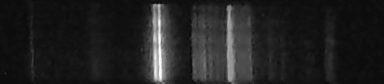
#> input picture shear.png, 384 x 84 px
$ python spectrumlib.py
#> lines starting #> are read from the running program, lines starting #| are printed output that depends on the picture
import numpy as np
import cv2
from matplotlib import pyplot as plt
import sys

def getSpectrum(filename):
#> called with filename = 'shear.png'
    img = cv2.imread(filename)
#> img is the input picture: shape (84, 384, 3); min 5, max 255, mean 33.5
    gray = cv2.cvtColor(img, cv2.COLOR_BGR2GRAY)
    spectrum = np.mean(gray, 0)
#> spectrum = 384 values, max 214.5 at index 159, min 13.7 at index 383, mean 33.52
    return spectrum


if __name__ == '__main__':
    if len(sys.argv) > 1:
        spectrum = getSpectrum(sys.argv[1])
    else:
        spectrum = getSpectrum('shear.png')
    plt.plot(spectrum)
    plt.show()
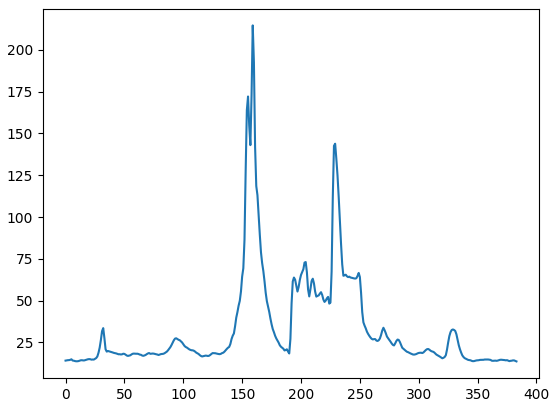
#> figure drawn by matplotlib, 1 panel; curve peaks at x = 159, y = 214.5

$ run again, with doublespectrum.png copied over shear.png
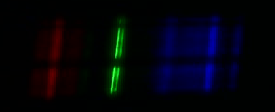
#> input picture doublespectrum.png, 275 x 112 px
#> in getSpectrum, img is the input picture: shape (112, 275, 3); mean B, G, R 11.6, 4, 2.9
#> in getSpectrum, `gray = cv2.cvtColor(img, cv2.COLOR_BGR2GRAY)`:
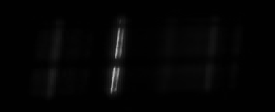
#> gray: shape (112, 275); min 1, max 187, mean 4.5
#> in getSpectrum, `spectrum = np.mean(gray, 0)`: spectrum = 275 values, max 48.74 at index 117, min 1 at index 0, mean 4.5
#> `plt.show()`:
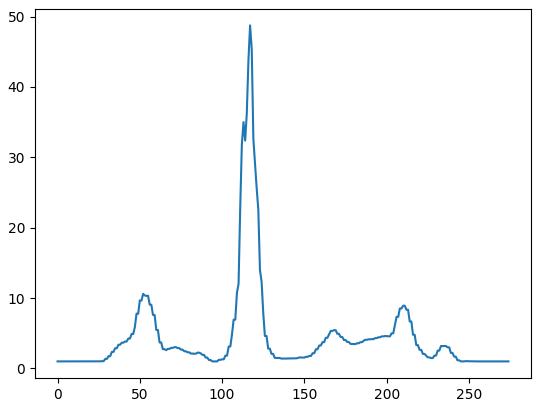
#> figure drawn by matplotlib, 1 panel; curve peaks at x = 117, y = 48.74
